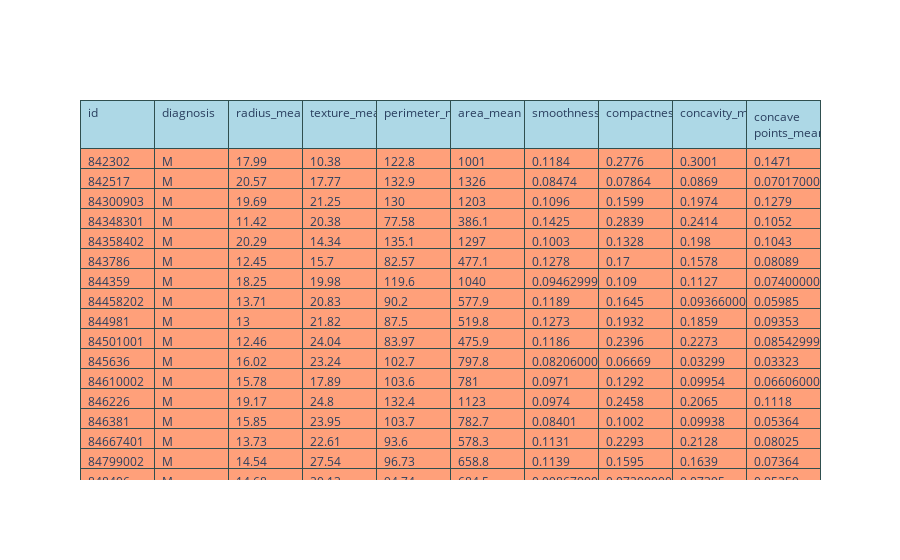

This figure's notebook cell:
### Markdown cell above
#### Table Represenatation
**header** – plotly.graph_objects.table.Header instance or dict with compatible properties

**cells** – plotly.graph_objects.table.Cells instance or dict with compatible properties
      
The **'color'** property is a color and may be specified as:
  - A hex string (e.g. '#ff0000')
  - An rgb/rgba string (e.g. 'rgb(255,0,0)')
  - An hsl/hsla string (e.g. 'hsl(0,100%,50%)')
  - An hsv/hsva string (e.g. 'hsv(0,100%,100%)')
  - A named CSS color
  
The **'align'** property is an enumeration that may be specified as:
  - One of the following enumeration values:
        ['left', 'center', 'right']

### Code cell
fig = go.Figure(data=[go.Table(header=dict(values=list(df.columns[:10]), 
                                           line_color='darkslategray',
                                           fill_color='lightblue',
                                           align='left'),
                               cells=dict(values= [df[col] for col in df.columns[:10]],
                                          line_color='darkslategray',
                                          fill_color='lightsalmon',
                                          align='left'))])
fig.show()

### Figure 1 — Plotly figure (JSON) as saved in the notebook; plotly's stock layout.template omitted (floating-point values rounded to 4 significant figures; data arrays with more than 128 entries replaced by an {"elided": "..."} marker saying what was removed)
{"data": [{"cells": {"align": "left", "fill": {"color": "lightsalmon"}, "line": {"color": "darkslategray"}, "values": {"elided": "10x569 mixed values"}}, "header": {"align": "left", "fill": {"color": "lightblue"}, "line": {"color": "darkslategray"}, "values": ["id", "diagnosis", "radius_mean", "texture_mean", "perimeter_mean", "area_mean", "smoothness_mean", "compactness_mean", "concavity_mean", "concave points_mean"]}, "type": "table"}], "layout": {"autosize": true}}
